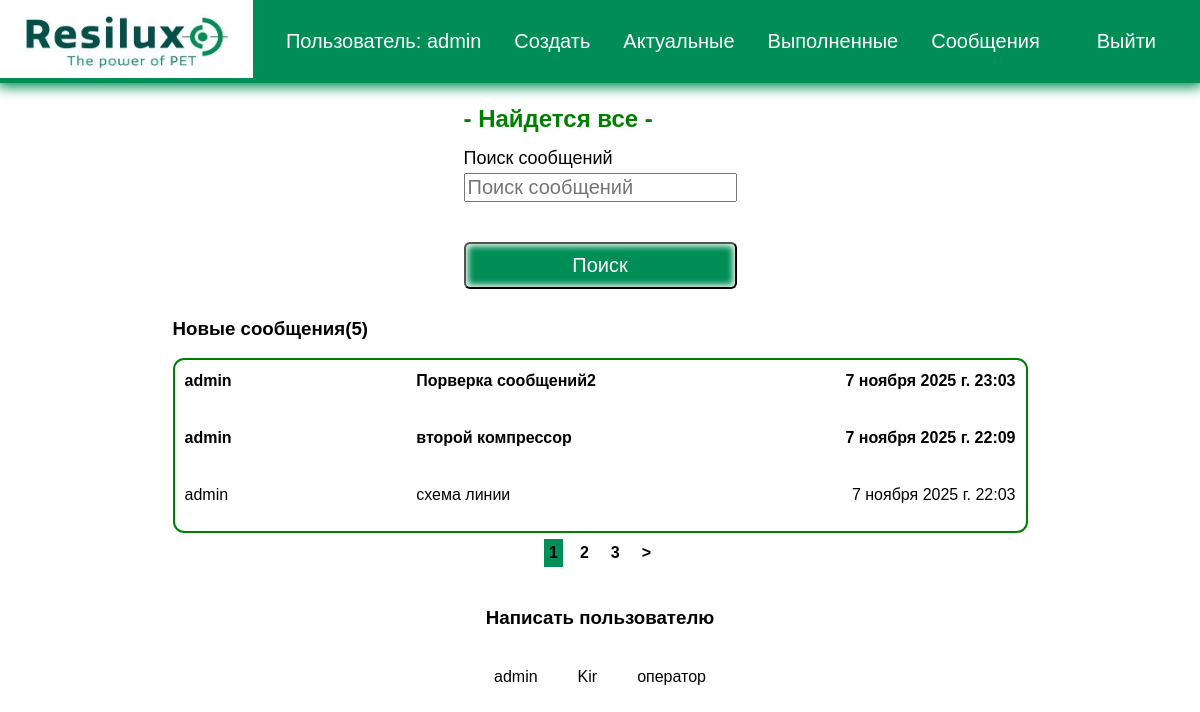
The app's page /tasks/tasks/inbox.html (signed in), older data.
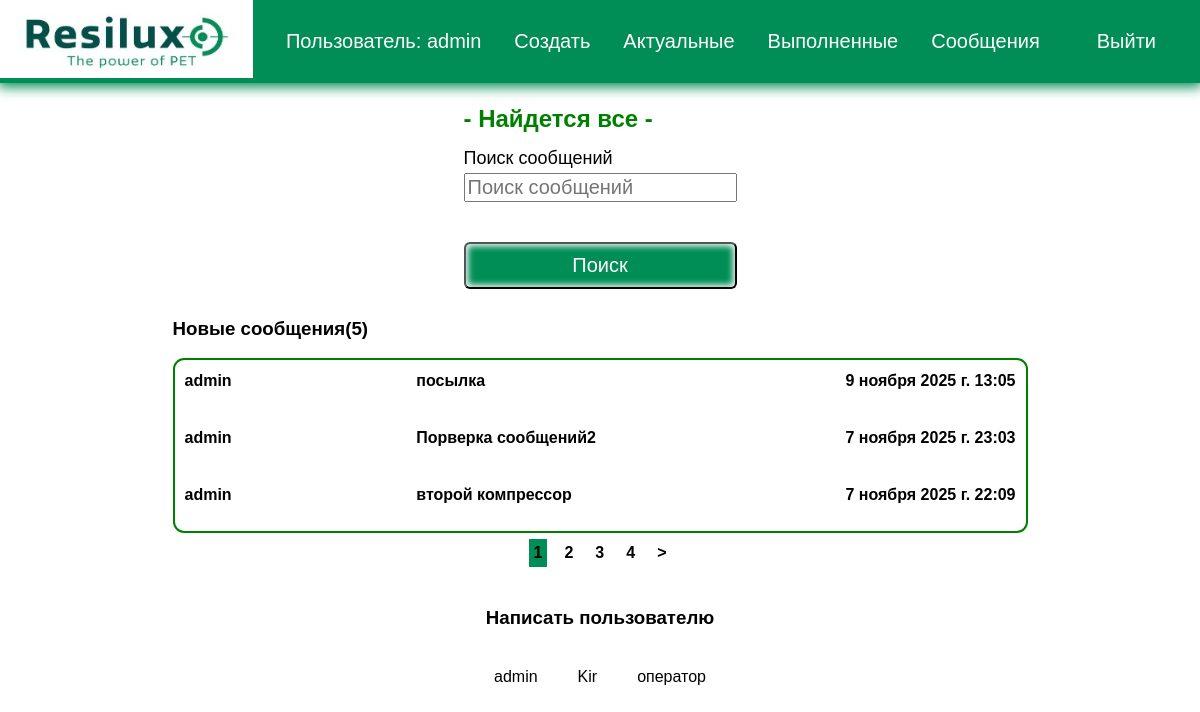
The same page, newer data.
### tasks/models.py (models this page shows, shortened)
class Message(models.Model):
    sender = models.ForeignKey(User, on_delete=models.SET_NULL, null=True, blank=True, verbose_name="Отправитель")
    recipient = models.ForeignKey(User, on_delete=models.SET_NULL, null=True, blank=True, related_name="messages",
                                  verbose_name="Получатель")
    name = models.CharField(max_length=200, null=True, blank=True, verbose_name="Имя")
    email = models.EmailField(max_length=200, null=True, blank=True, verbose_name="email")
    subject = models.CharField(max_length=200, null=True, blank=True, verbose_name="Тема")
    body = models.TextField(verbose_name="Сообщение")
    is_read = models.BooleanField(default=False, null=True, verbose_name="Прочитано")
    created = models.DateTimeField(auto_now_add=True, verbose_name="Дата создания")
    class Meta:
        ordering = ['is_read', 'created']
        verbose_name = "сообщение"
        verbose_name_plural = "сообщения"

### tasks/views.py (the view)
# urls.py: path('tasks/inbox.html', views.inbox, name='inbox'),
@login_required(login_url='login')
def inbox(request):
    search_query, ms = search_messages(request)
    unread_count = ms.filter(is_read=False).count()
    custom_range, ms = paginate_messages(request, ms, 3)
    message_request = ms
    users = User.objects.all()
    title = "Все сообщения"
    context = {
        'message_request': ms,
        'unread_count': unread_count,
        'search_query': search_query,
        'custom_range': custom_range,
        'users': users,
        'title': title,
    }
    return render(request, 'tasks/inbox.html', context)

### tasks/utils.py (called while the page is built)
def search_messages(request):
    search_query = ''
    if request.GET.get('search_query'):
        search_query = request.GET.get('search_query')
    ms = Message.objects.order_by('-created').filter(recipient=request.user).filter(
        Q(body__icontains=search_query) |
        Q(subject__icontains=search_query)
    )
    return search_query, ms

def paginate_messages(request, ms, results):
    page = request.GET.get('page')
    paginator = Paginator(ms, results)
    try:
        ms = paginator.page(page)
    except PageNotAnInteger:  # http://127.0.0.1:8000/projects/?page=assa
        page = 1
        ms = paginator.page(page)
    except EmptyPage:  # http://127.0.0.1:8000/projects/?page=100000
        page = paginator.num_pages  # последняя страница
        ms = paginator.page(page)
    left_index = int(page) - 4
    if left_index < 1:
        left_index = 1
    right_index = int(page) + 5
    if right_index > paginator.num_pages:
        right_index = paginator.num_pages + 1
    custom_range = range(left_index, right_index)
    return custom_range, ms

### tasks/templates/tasks/inbox.html
{% extends 'tasks/base.html' %}
{% load static %}
{% block content %}
<section class="hero-section text-center">
    <div class="container container--narrow">
        <div class="hero-section__box">
            <h2>- Найдется все - </h2>
        </div>
        <div class="hero-section__search">
            <form id="search" class="form" action="{% url 'inbox' %}" method="get">
                <div class="form__field">
                    <label for="formInput#search">Поиск сообщений</label>
                    <input class="input input--text" id="formInput#search" type="text" name="search_query"
                           value="{{ search_query }}"
                           placeholder="Поиск сообщений"/>
                </div>
                <input class="btn btn--sub btn--lg" type="submit" value="Поиск"/>
            </form>
        </div>
    </div>
</section>
<main class="inbox">
    <div class="content-box">
        <h3 class="inbox__title">Новые сообщения(<span>{{ unread_count }}</span>)</h3>
        <ul class="messages">
            {% for message in message_request %}
            {% if message.is_read == False %}
            <li class="message message--unread">
                {% else %}
            <li class="message">
                {% endif %}
                <a href="{% url 'message' message.id %}">
                    <span class="message__author">{{ message.name }}</span>
                    <span class="message__subject">{{ message.subject }}</span>
                    <span class="message__date">{{ message.created }}</span>
                </a>
            </li>
            {% endfor %}
        </ul>
    </div>
{% include 'tasks/pagination.html' with queryset=message_request %}
</main>
<h3>Написать пользователю</h3>
<div class="send">
    {% for i in users %}
    <a href="{% url 'create-message' i.username %}">{{ i.username }}</a>
    {% endfor %}
</div>
{% endblock %}

### tasks/templates/tasks/base.html (shortened to what this page needs)
<!DOCTYPE html>
{% load static %}
<html lang="ru">
<head>
    <link rel="stylesheet" href="{% static 'css/style.css' %}">
</head>
<body>
<div class="menu">
    <div class="wrap_menu">
        <ul>
            <div class="logo">
                <a href="{% url 'index' %}">
                    <img src="{% static 'tasks/resilux.png' %}" alt="">
                </a>
            </div>
            {% if user.is_authenticated %}
            <li class="logo">Пользователь: {{ user.username}}</li>
            <li><a href="{% url 'createtask' %}">Создать</a></li>
            <li><a href="{% url 'currenttasks' %}">Актуальные</a></li>
            <li><a href="{% url 'completedtasks' %}">Выполненные</a></li>
            <li><a href="{% url 'inbox' %}">Сообщения</a></li>
            <li>
                <form action="{% url 'logoutuser' %}" method="post">
                    <button class="top">Выйти</button>
                </form>
            </li>
            {% else %}
            <li><a href="{% url 'signupuser' %}">Зарегистрироваться</a></li>
            <li><a href="{% url 'completedtasks' %}">Выполненные</a></li>
            <li><a href="{% url 'loginuser' %}">Войти</a></li>
            {% endif %}
        </ul>
    </div>
</div>
<div class="content">
    <div class="wrap">
        {% block content %}
        {% endblock %}
    </div>
</div>
</body>
</html>

Row changes from the older to the newer data that the page shows:
no longer on this page (row unchanged): Message: name "admin", subject "схема линии", created "7 ноября 2025 г. 22:03"
added Message: name "admin", subject "посылка", created "9 ноября 2025 г. 13:05"
Text that changed along with them:
new list line: "4"
